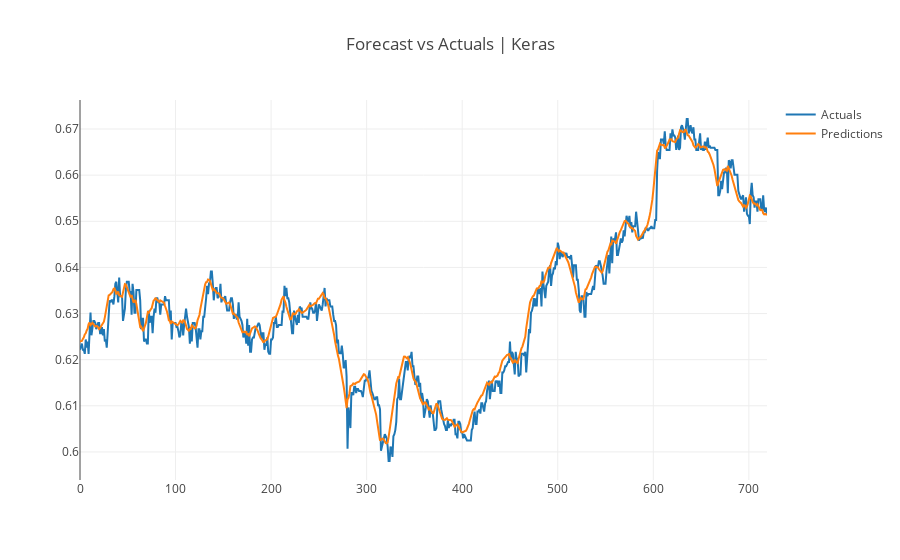

Notebook code for this chart:
### Code cell
actuals = go.Scatter(
    x = [i for i in range(len(y_test))],
    y = y_test.values,
    name='Actuals'
)

forecast = go.Scatter(
    x = [i for i in range(len(preds))],
    y = preds,
    name='Predictions'
)

layout = go.Layout(title='Forecast vs Actuals | Keras')
fig = go.Figure([actuals, forecast], layout)
iplot(fig)

### Figure 1 — Plotly figure (JSON) as saved in the notebook; plotly's stock layout.template omitted (floating-point values rounded to 4 significant figures; data arrays with more than 128 entries replaced by an {"elided": "..."} marker saying what was removed)
{"data": [{"name": "Actuals", "type": "scatter", "uid": "b7348824-b911-4b64-b055-afd4d9e5dd82", "x": {"elided": "720 int values"}, "y": {"elided": "720 float values"}}, {"name": "Predictions", "type": "scatter", "uid": "72e38c2a-9186-4c8c-abd1-faa445412302", "x": {"elided": "720 int values"}, "y": {"elided": "720 float values"}}], "layout": {"title": {"text": "Forecast vs Actuals | Keras"}}}
